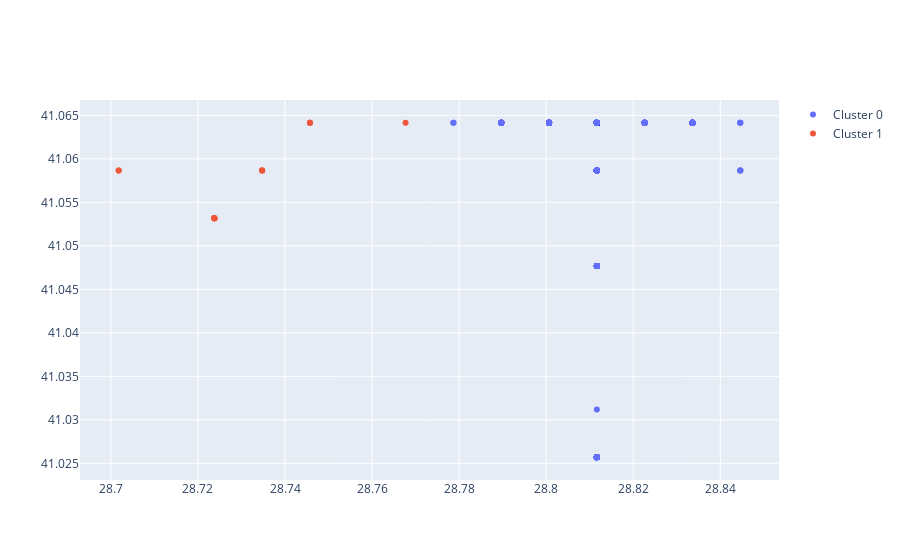

Notebook code cell kept with this figure:
### Code cell
from sklearn.cluster import KMeans

# Extract the LONGITUDE and LATITUDE columns as a NumPy array
X = df1[['LONGITUDE', 'LATITUDE']].values

# Create a KMeans model with 2 clusters
kmeans = KMeans(n_clusters=2)

# Fit the model to the data
kmeans.fit(X)

# Predict the cluster labels for the data
labels = kmeans.predict(X)

# Add a new column to the dataframe with the cluster labels
df1['cluster'] = labels

# Create a figure with 2 subplots
fig = go.Figure()

# Add a scatter plot for each cluster
for cluster in df1['cluster'].unique():
    mask = df1['cluster'] == cluster
    fig.add_scatter(x=df1[mask]['LONGITUDE'], y=df1[mask]['LATITUDE'],
                    mode='markers',
                    name=f'Cluster {cluster}')

fig.show()
"""
This code first imports the KMeans class from 
the sklearn.cluster module. 
It then creates a KMeans model with 2 clusters,
fits the model to the data,
and predicts the cluster labels for the data.
The predicted labels are then added to the df1
dataframe as a new column. Finally,
a scatter plot is created using the go.
Figure object, and a scatter trace is added
for each cluster using a loop.
The resulting plot will show the data points
colored according to their cluster label.
"""

### Figure 1 — Plotly figure (JSON) as saved in the notebook; plotly's stock layout.template omitted (floating-point values rounded to 4 significant figures; data arrays with more than 128 entries replaced by an {"elided": "..."} marker saying what was removed)
{"data": [{"mode": "markers", "name": "Cluster 0", "type": "scatter", "x": {"elided": "808 float values"}, "y": {"elided": "808 float values"}}, {"mode": "markers", "name": "Cluster 1", "type": "scatter", "x": [28.72, 28.75, 28.77, 28.73, 28.73, 28.73, 28.72, 28.7, 28.72, 28.72, 28.75, 28.72, 28.75, 28.72, 28.7], "y": [41.05, 41.06, 41.06, 41.06, 41.06, 41.06, 41.05, 41.06, 41.05, 41.05, 41.06, 41.05, 41.06, 41.05, 41.06]}], "layout": {}}
